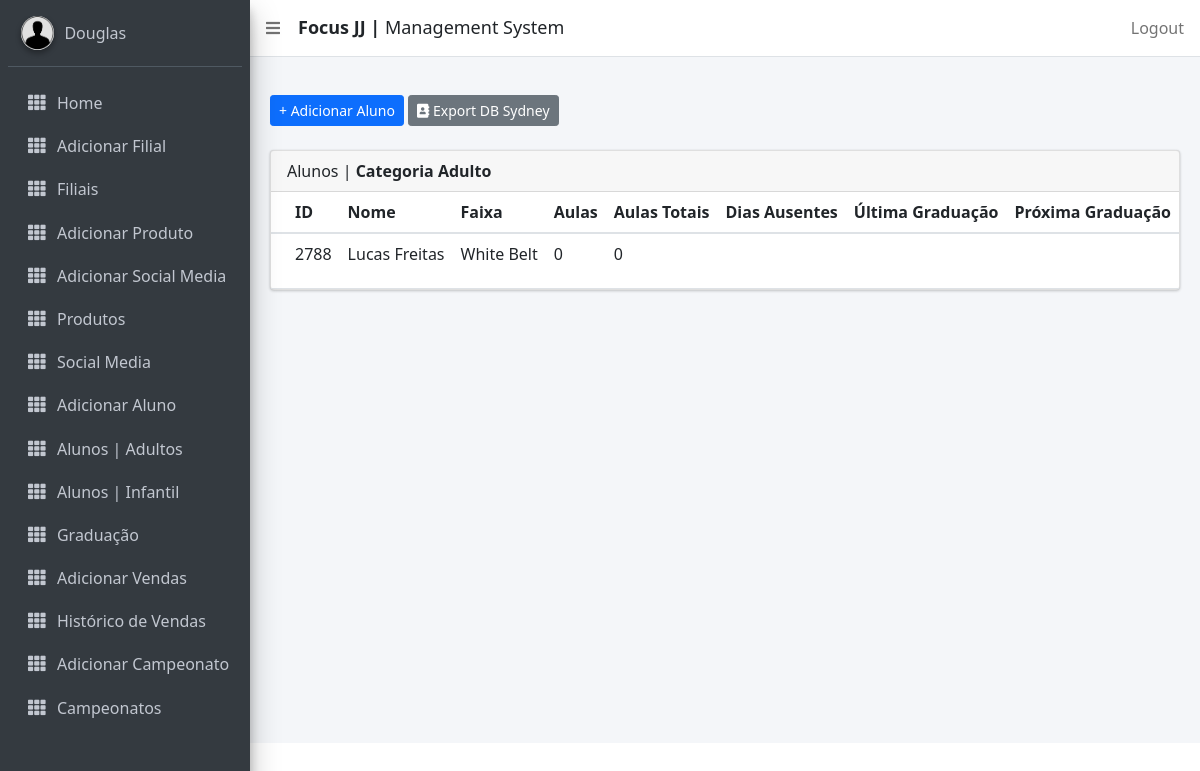
The page /managealunos/ (signed in) on the database as committed earlier.
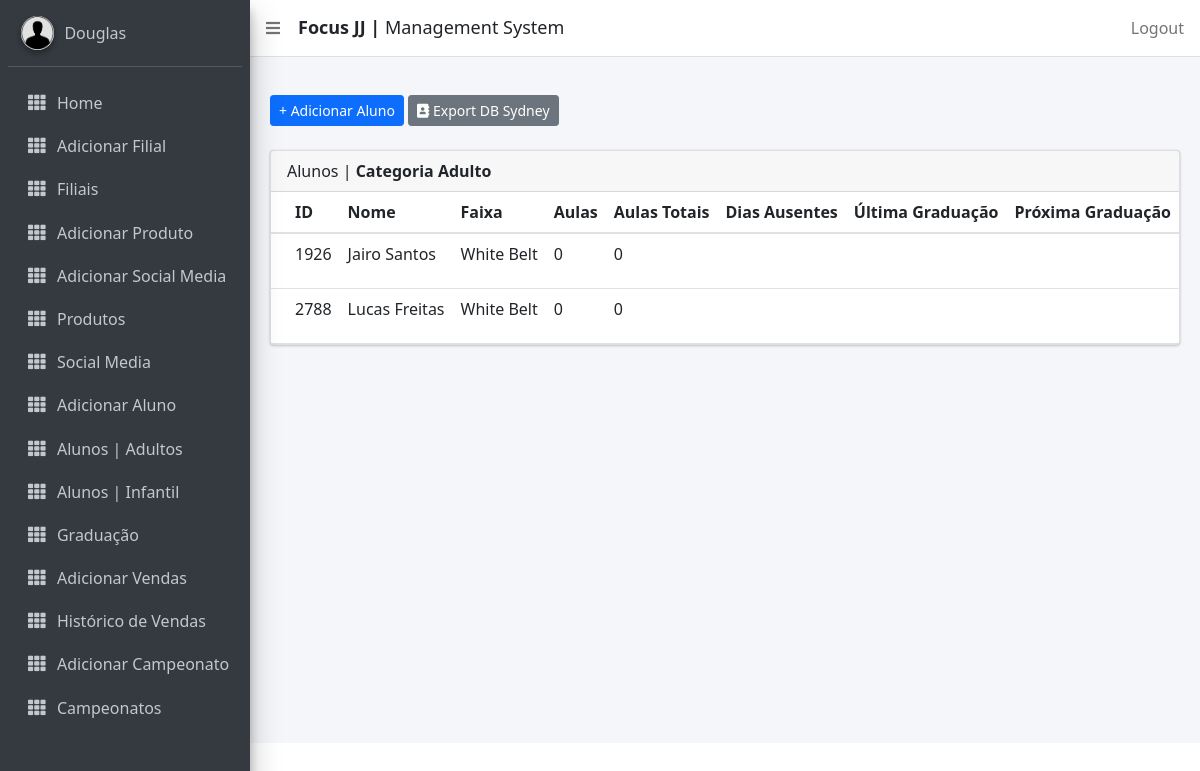
The same page on the database as committed later.
### focusbjj/models.py (models this page shows, shortened)
class Aluno(models.Model):
    DoesNotExist = None
    objects = None
    id = ShortUUIDField(primary_key=True, editable=False, alphabet="0123456789", length=4)
    photo = models.ImageField(upload_to='photos/', null=True, blank=True)
    nome = models.CharField(max_length=15, verbose_name='Name')
    middle_name = models.CharField(max_length=20, verbose_name='Middle Name', blank=True, null=True)
    surname = models.CharField(max_length=15, verbose_name='Last Name', null=True)
    phone = models.CharField(max_length=15, help_text='Use only numbers')
    email = models.EmailField(max_length=128)
    location = models.ForeignKey(CustomUser, related_name="alunos", on_delete=models.CASCADE)
    address = models.CharField(max_length=255, blank=True, null=True)
    belt = models.CharField(max_length=255, choices=BELT)
    stripe = models.CharField(max_length=255, choices=GRAU)
    join_date = models.DateTimeField()
    time_stamp = models.DateTimeField(auto_now=True, null=True)
    gender = models.CharField(max_length=255, choices=GENDER)
    dob = models.DateField(verbose_name='Date of Birth',)
    is_blocked = models.BooleanField(default=False)
    agreement = models.BooleanField(default=False)
    USERNAME_FIELD = 'id'
    def idade(self): #POR ANO DE NASCIMENTO
        today = date.today()
        idade = today.year - self.dob.year #- ((today.month, today.day) < (self.dob.month, self.dob.day))
        return idade
    class Meta:
        ordering = ["nome"]

### focusbjj/views.py (the view)
# urls.py: path('managealunos/', views.ManageAlunos.as_view(), name='managealunos'),
class ManageAlunos(LoginRequiredMixin, ListView):
    template_name = 'managealunos.html'
    model = Aluno
    def get_queryset(self):
        queryset = super().get_queryset()
        filter = AlunoFilter(self.request.GET, queryset)
        return filter.qs
    def get_context_data(self, **kwargs):
        context = super(ManageAlunos, self).get_context_data(**kwargs)
        context['alunos'] = Aluno.objects.all()
        return context

### focusbjj/templatetags/attendance_tags.py (called while the page is built)
@register.filter
def get_count_att_aluno(aluno_instance):
    return len(GetAttendance.objects.filter(aluno_id=aluno_instance.id))

@register.filter
def current_belt(aluno_instance):
    belt = Graduation.objects.filter(aluno_id=aluno_instance.id).order_by('-time_stamp')
    if belt:
        current = belt[0].belt
    else:
        current = aluno_instance.belt
    return current

@register.filter
def current_stripe(aluno_instance):
    belt = Graduation.objects.filter(aluno_id=aluno_instance.id).order_by('-time_stamp')
    if belt:
        current = belt[0].stripe
    else:
        current = aluno_instance.stripe
    return current

@register.filter
def last_graduation(aluno_instance):
    last_grad = Graduation.objects.filter(aluno_id=aluno_instance.id).order_by('-time_stamp')
    if last_grad:
        date = last_grad[0].time_stamp
    else:
        date = 'Not Graduated'
    return date

### focusbjj/templates/managealunos.html (shortened to what this page needs)
{% extends 'base_template.html' %}
{% load static %}
{% load attendance_tags %}
{% load alerta_tags %}
{% load i18n %}
{% block content %}
<section class="content">
        <div class="container-fluid">
            <a class="btn btn-primary btn-sm" href="{% url 'focusbjj:add_aluno' %}" role="button">{% trans "+ Adicionar Aluno" %}</a>
            <a href="{% url 'focusbjj:export_xlsx' %}" class="btn btn-sm btn-secondary"><i class="fas fa-address-book main-logo-icon"></i> Export DB {{ user.location }}</a> <br/>&nbsp;
            <div class="row">
                <div class="col-md-12">
                    <div class="card">
                        <div class="card-header">
                            <p>{% trans "Alunos" %} | <b>{% trans "Categoria Adulto" %}</b></p>
                        </div>
                <div class="card-body table-responsive p-0">
                <table class="table table-hover text-nowrap">
                <thead>
                    <tr>
                    <th>ID</th>
                    <th>{% trans "Nome" %}</th>
                    <th>{% trans "Faixa" %}</th>
                    <th>{% trans "Aulas" %}</th>
                    <th>{% trans "Aulas Totais" %}</th>
                    <th>{% trans "Dias Ausentes" %}</th>
                    <th>{% trans "Última Graduação" %}</th>
                    <th>{% trans "Próxima Graduação" %}</th>
                    </tr>
                </thead>
                <tbody>
                    {% for aluno in request.user.alunos.all|dictsort:"nome" %}
                   {% if aluno.idade > 17 %}
                    <tr>
                    <td>{{ aluno.id }}</td>
                    <td>{{ aluno.nome|title }} {{ aluno.surname|title }}</td>
                    <td>
                        {% if aluno|current_belt %}
                        {{ aluno|current_belt }}
                        {% else %}
                        {{ aluno.belt }}
                        {% endif %}
                    </td>
                    <td>
                        {% if aluno|new_attendance == None %}
                            {{ aluno|get_count_att_aluno }}
                        {% else %}
                            {{ aluno|new_attendance }}
                        {% endif %}
                    </td>
                    <td>{{ aluno|get_count_att_aluno }}</td>
                    <td>
                    </td>
                    <td>{{ aluno|last_graduation|date:"d/m/Y" }}</td>
                    <td>
                    </td>
                    </tr>
                {% endif %}
                {% endfor %}
                </tbody>
                </table>
                        </div>
                        </div>
                </div>
            </div>
        </div>
      </section>
{% endblock %}

Rows that differ between the two databases and show on the page:
added Aluno: id "1926", nome "Jairo", surname "Santos", id+belt "White Belt", id "0"
